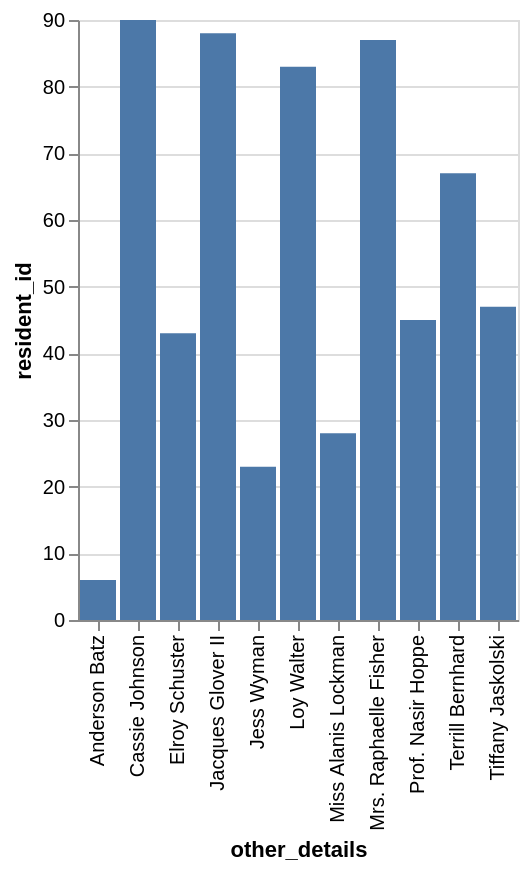

The Vega-Lite source for this figure:
### Vega-Lite specification from a JSON file in a GitHub repository (floating-point values rounded to 4 significant figures)
{"data": {"values": [{"x_data": "Anderson Batz", "y_data": 6}, {"x_data": "Cassie Johnson", "y_data": 90}, {"x_data": "Elroy Schuster", "y_data": 43}, {"x_data": "Jacques Glover II", "y_data": 88}, {"x_data": "Jess Wyman", "y_data": 23}, {"x_data": "Loy Walter", "y_data": 83}, {"x_data": "Miss Alanis Lockman", "y_data": 28}, {"x_data": "Mrs. Raphaelle Fisher", "y_data": 87}, {"x_data": "Prof. Nasir Hoppe", "y_data": 45}, {"x_data": "Terrill Bernhard", "y_data": 67}, {"x_data": "Tiffany Jaskolski", "y_data": 47}]}, "mark": "bar", "encoding": {"x": {"field": "x_data", "type": "nominal", "title": "other_details", "sort": "ascending"}, "y": {"field": "y_data", "type": "quantitative", "title": "resident_id"}}}
